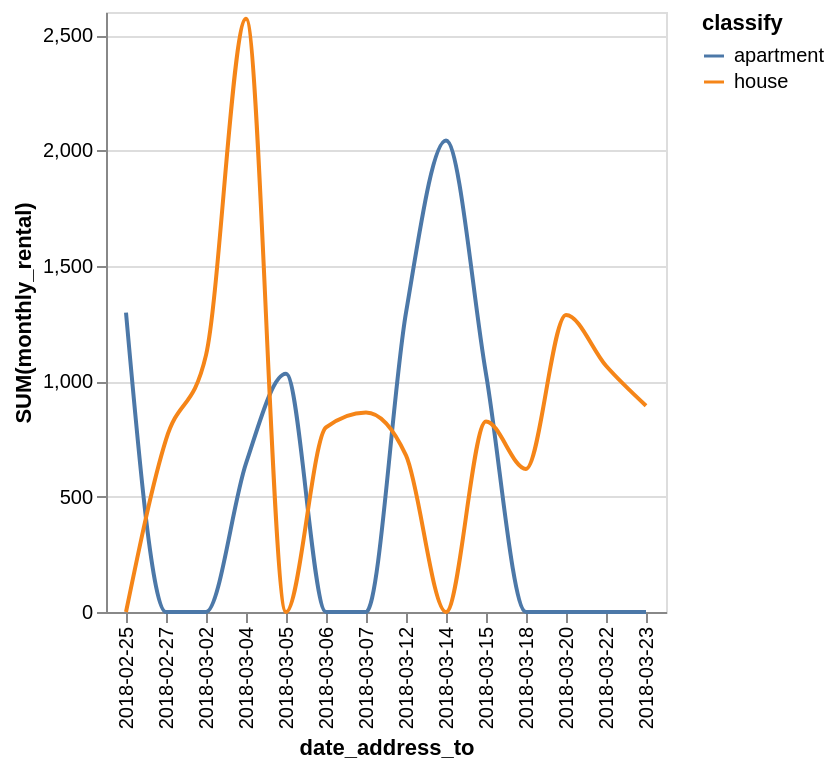

Write a Vega-Lite specification for this figure.
### Vega-Lite specification from a JSON file in a GitHub repository (floating-point values rounded to 4 significant figures)
{"data": {"values": [{"x_data": "2018-02-25", "y_data": 1297, "classify": "apartment"}, {"x_data": "2018-02-27", "y_data": 0, "classify": "apartment"}, {"x_data": "2018-03-02", "y_data": 0, "classify": "apartment"}, {"x_data": "2018-03-04", "y_data": 644, "classify": "apartment"}, {"x_data": "2018-03-05", "y_data": 1032, "classify": "apartment"}, {"x_data": "2018-03-06", "y_data": 0, "classify": "apartment"}, {"x_data": "2018-03-07", "y_data": 0, "classify": "apartment"}, {"x_data": "2018-03-12", "y_data": 1297, "classify": "apartment"}, {"x_data": "2018-03-14", "y_data": 2043, "classify": "apartment"}, {"x_data": "2018-03-15", "y_data": 1032, "classify": "apartment"}, {"x_data": "2018-03-18", "y_data": 0, "classify": "apartment"}, {"x_data": "2018-03-20", "y_data": 0, "classify": "apartment"}, {"x_data": "2018-03-22", "y_data": 0, "classify": "apartment"}, {"x_data": "2018-03-23", "y_data": 0, "classify": "apartment"}, {"x_data": "2018-02-25", "y_data": 0, "classify": "house"}, {"x_data": "2018-02-27", "y_data": 747, "classify": "house"}, {"x_data": "2018-03-02", "y_data": 1113, "classify": "house"}, {"x_data": "2018-03-04", "y_data": 2571, "classify": "house"}, {"x_data": "2018-03-05", "y_data": 0, "classify": "house"}, {"x_data": "2018-03-06", "y_data": 800, "classify": "house"}, {"x_data": "2018-03-07", "y_data": 865, "classify": "house"}, {"x_data": "2018-03-12", "y_data": 679, "classify": "house"}, {"x_data": "2018-03-14", "y_data": 0, "classify": "house"}, {"x_data": "2018-03-15", "y_data": 826, "classify": "house"}, {"x_data": "2018-03-18", "y_data": 620, "classify": "house"}, {"x_data": "2018-03-20", "y_data": 1287, "classify": "house"}, {"x_data": "2018-03-22", "y_data": 1067, "classify": "house"}, {"x_data": "2018-03-23", "y_data": 894, "classify": "house"}]}, "mark": {"type": "line", "interpolate": "monotone"}, "encoding": {"x": {"field": "x_data", "type": "nominal", "title": "date_address_to", "sort": "ascending"}, "y": {"field": "y_data", "type": "quantitative", "title": "SUM(monthly_rental)"}, "color": {"field": "classify"}}}
